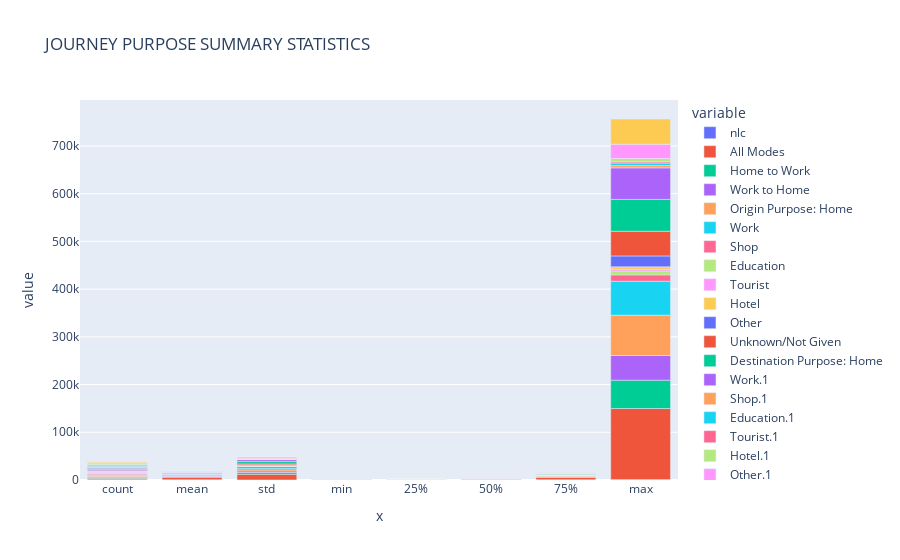

Here is the notebook cell this chart was saved with:
### Code cell
# Assigns the dataset to a variable df and assigns it to a plotly function to chart a graph
df = NBT_entry_jp.describe()
fig = px.bar(df, y = list(NBT_entry_jp.describe().columns), x = list(NBT_entry_jp.describe().index), title = 'JOURNEY PURPOSE SUMMARY STATISTICS')
fig.show()

### Figure 1 — Plotly figure (JSON) as saved in the notebook; plotly's stock layout.template omitted (floating-point values rounded to 4 significant figures)
{"data": [{"alignmentgroup": "True", "hovertemplate": "variable=nlc<br>x=%{x}<br>value=%{y}<extra></extra>", "legendgroup": "nlc", "marker": {"color": "#636efa", "pattern": {"shape": ""}}, "name": "nlc", "offsetgroup": "nlc", "orientation": "v", "showlegend": true, "textposition": "auto", "type": "bar", "x": ["count", "mean", "std", "min", "25%", "50%", "75%", "max"], "xaxis": "x", "y": [1869, 644.2, 85.04, 500, 571, 641, 716, 884], "yaxis": "y"}, {"alignmentgroup": "True", "hovertemplate": "variable=All Modes<br>x=%{x}<br>value=%{y}<extra></extra>", "legendgroup": "All Modes", "marker": {"color": "#EF553B", "pattern": {"shape": ""}}, "name": "All Modes", "offsetgroup": "All Modes", "orientation": "v", "showlegend": true, "textposition": "auto", "type": "bar", "x": ["count", "mean", "std", "min", "25%", "50%", "75%", "max"], "xaxis": "x", "y": [1869, 5220.0, 12000.0, 0, 466, 1584, 4919, 148889], "yaxis": "y"}, {"alignmentgroup": "True", "hovertemplate": "variable=Home to Work<br>x=%{x}<br>value=%{y}<extra></extra>", "legendgroup": "Home to Work", "marker": {"color": "#00cc96", "pattern": {"shape": ""}}, "name": "Home to Work", "offsetgroup": "Home to Work", "orientation": "v", "showlegend": true, "textposition": "auto", "type": "bar", "x": ["count", "mean", "std", "min", "25%", "50%", "75%", "max"], "xaxis": "x", "y": [1869, 1265.0, 3564.0, 0, 4, 107, 1048, 59452], "yaxis": "y"}, {"alignmentgroup": "True", "hovertemplate": "variable=Work to Home<br>x=%{x}<br>value=%{y}<extra></extra>", "legendgroup": "Work to Home", "marker": {"color": "#ab63fa", "pattern": {"shape": ""}}, "name": "Work to Home", "offsetgroup": "Work to Home", "orientation": "v", "showlegend": true, "textposition": "auto", "type": "bar", "x": ["count", "mean", "std", "min", "25%", "50%", "75%", "max"], "xaxis": "x", "y": [1869, 1069.0, 3251.0, 0, 6, 117, 649, 51687], "yaxis": "y"}, {"alignmentgroup": "True", "hovertemplate": "variable=Origin Purpose: Home<br>x=%{x}<br>value=%{y}<extra></extra>", "legendgroup": "Origin Purpose: Home", "marker": {"color": "#FFA15A", "pattern": {"shape": ""}}, "name": "Origin Purpose: Home", "offsetgroup": "Origin Purpose: Home", "orientation": "v", "showlegend": true, "textposition": "auto", "type": "bar", "x": ["count", "mean", "std", "min", "25%", "50%", "75%", "max"], "xaxis": "x", "y": [1869, 1964.0, 4931.0, 0, 29, 403, 1911, 84400], "yaxis": "y"}, {"alignmentgroup": "True", "hovertemplate": "variable=Work<br>x=%{x}<br>value=%{y}<extra></extra>", "legendgroup": "Work", "marker": {"color": "#19d3f3", "pattern": {"shape": ""}}, "name": "Work", "offsetgroup": "Work", "orientation": "v", "showlegend": true, "textposition": "auto", "type": "bar", "x": ["count", "mean", "std", "min", "25%", "50%", "75%", "max"], "xaxis": "x", "y": [1869, 1499.0, 4436.0, 0, 17, 206, 1003, 71314], "yaxis": "y"}, {"alignmentgroup": "True", "hovertemplate": "variable=Shop<br>x=%{x}<br>value=%{y}<extra></extra>", "legendgroup": "Shop", "marker": {"color": "#FF6692", "pattern": {"shape": ""}}, "name": "Shop", "offsetgroup": "Shop", "orientation": "v", "showlegend": true, "textposition": "auto", "type": "bar", "x": ["count", "mean", "std", "min", "25%", "50%", "75%", "max"], "xaxis": "x", "y": [1869, 108.5, 627.2, 0, 0, 0, 28, 13218], "yaxis": "y"}, {"alignmentgroup": "True", "hovertemplate": "variable=Education<br>x=%{x}<br>value=%{y}<extra></extra>", "legendgroup": "Education", "marker": {"color": "#B6E880", "pattern": {"shape": ""}}, "name": "Education", "offsetgroup": "Education", "orientation": "v", "showlegend": true, "textposition": "auto", "type": "bar", "x": ["count", "mean", "std", "min", "25%", "50%", "75%", "max"], "xaxis": "x", "y": [1869, 210.1, 654.8, 0, 0, 20, 124, 8338], "yaxis": "y"}, {"alignmentgroup": "True", "hovertemplate": "variable=Tourist<br>x=%{x}<br>value=%{y}<extra></extra>", "legendgroup": "Tourist", "marker": {"color": "#FF97FF", "pattern": {"shape": ""}}, "name": "Tourist", "offsetgroup": "Tourist", "orientation": "v", "showlegend": true, "textposition": "auto", "type": "bar", "x": ["count", "mean", "std", "min", "25%", "50%", "75%", "max"], "xaxis": "x", "y": [1869, 40.21, 179.7, 0, 0, 0, 0, 3245], "yaxis": "y"}, {"alignmentgroup": "True", "hovertemplate": "variable=Hotel<br>x=%{x}<br>value=%{y}<extra></extra>", "legendgroup": "Hotel", "marker": {"color": "#FECB52", "pattern": {"shape": ""}}, "name": "Hotel", "offsetgroup": "Hotel", "orientation": "v", "showlegend": true, "textposition": "auto", "type": "bar", "x": ["count", "mean", "std", "min", "25%", "50%", "75%", "max"], "xaxis": "x", "y": [1869, 94.68, 330.8, 0, 0, 0, 50, 5368], "yaxis": "y"}, {"alignmentgroup": "True", "hovertemplate": "variable=Other<br>x=%{x}<br>value=%{y}<extra></extra>", "legendgroup": "Other", "marker": {"color": "#636efa", "pattern": {"shape": ""}}, "name": "Other", "offsetgroup": "Other", "orientation": "v", "showlegend": true, "textposition": "auto", "type": "bar", "x": ["count", "mean", "std", "min", "25%", "50%", "75%", "max"], "xaxis": "x", "y": [1869, 547.8, 1519.0, 0, 11, 100, 400, 22810], "yaxis": "y"}, {"alignmentgroup": "True", "hovertemplate": "variable=Unknown/Not Given<br>x=%{x}<br>value=%{y}<extra></extra>", "legendgroup": "Unknown/Not Given", "marker": {"color": "#EF553B", "pattern": {"shape": ""}}, "name": "Unknown/Not Given", "offsetgroup": "Unknown/Not Given", "orientation": "v", "showlegend": true, "textposition": "auto", "type": "bar", "x": ["count", "mean", "std", "min", "25%", "50%", "75%", "max"], "xaxis": "x", "y": [1869, 755.6, 2170.0, 0, 42, 181, 610, 51746], "yaxis": "y"}, {"alignmentgroup": "True", "hovertemplate": "variable=Destination Purpose: Home<br>x=%{x}<br>value=%{y}<extra></extra>", "legendgroup": "Destination Purpose: Home", "marker": {"color": "#00cc96", "pattern": {"shape": ""}}, "name": "Destination Purpose: Home", "offsetgroup": "Destination Purpose: Home", "orientation": "v", "showlegend": true, "textposition": "auto", "type": "bar", "x": ["count", "mean", "std", "min", "25%", "50%", "75%", "max"], "xaxis": "x", "y": [1869, 1712.0, 4837.0, 0, 28, 255, 1158, 66634], "yaxis": "y"}, {"alignmentgroup": "True", "hovertemplate": "variable=Work.1<br>x=%{x}<br>value=%{y}<extra></extra>", "legendgroup": "Work.1", "marker": {"color": "#ab63fa", "pattern": {"shape": ""}}, "name": "Work.1", "offsetgroup": "Work.1", "orientation": "v", "showlegend": true, "textposition": "auto", "type": "bar", "x": ["count", "mean", "std", "min", "25%", "50%", "75%", "max"], "xaxis": "x", "y": [1869, 1567.0, 4088.0, 0, 11, 199, 1480, 66151], "yaxis": "y"}, {"alignmentgroup": "True", "hovertemplate": "variable=Shop.1<br>x=%{x}<br>value=%{y}<extra></extra>", "legendgroup": "Shop.1", "marker": {"color": "#FFA15A", "pattern": {"shape": ""}}, "name": "Shop.1", "offsetgroup": "Shop.1", "orientation": "v", "showlegend": true, "textposition": "auto", "type": "bar", "x": ["count", "mean", "std", "min", "25%", "50%", "75%", "max"], "xaxis": "x", "y": [1869, 137.6, 357.7, 0, 0, 8, 114, 4804], "yaxis": "y"}, {"alignmentgroup": "True", "hovertemplate": "variable=Education.1<br>x=%{x}<br>value=%{y}<extra></extra>", "legendgroup": "Education.1", "marker": {"color": "#19d3f3", "pattern": {"shape": ""}}, "name": "Education.1", "offsetgroup": "Education.1", "orientation": "v", "showlegend": true, "textposition": "auto", "type": "bar", "x": ["count", "mean", "std", "min", "25%", "50%", "75%", "max"], "xaxis": "x", "y": [1869, 186.1, 426.2, 0, 0, 28, 197, 5303], "yaxis": "y"}, {"alignmentgroup": "True", "hovertemplate": "variable=Tourist.1<br>x=%{x}<br>value=%{y}<extra></extra>", "legendgroup": "Tourist.1", "marker": {"color": "#FF6692", "pattern": {"shape": ""}}, "name": "Tourist.1", "offsetgroup": "Tourist.1", "orientation": "v", "showlegend": true, "textposition": "auto", "type": "bar", "x": ["count", "mean", "std", "min", "25%", "50%", "75%", "max"], "xaxis": "x", "y": [1869, 53.25, 180.4, 0, 0, 0, 27, 2518], "yaxis": "y"}, {"alignmentgroup": "True", "hovertemplate": "variable=Hotel.1<br>x=%{x}<br>value=%{y}<extra></extra>", "legendgroup": "Hotel.1", "marker": {"color": "#B6E880", "pattern": {"shape": ""}}, "name": "Hotel.1", "offsetgroup": "Hotel.1", "orientation": "v", "showlegend": true, "textposition": "auto", "type": "bar", "x": ["count", "mean", "std", "min", "25%", "50%", "75%", "max"], "xaxis": "x", "y": [1869, 96.25, 369.4, 0, 0, 0, 42, 6985], "yaxis": "y"}, {"alignmentgroup": "True", "hovertemplate": "variable=Other.1<br>x=%{x}<br>value=%{y}<extra></extra>", "legendgroup": "Other.1", "marker": {"color": "#FF97FF", "pattern": {"shape": ""}}, "name": "Other.1", "offsetgroup": "Other.1", "orientation": "v", "showlegend": true, "textposition": "auto", "type": "bar", "x": ["count", "mean", "std", "min", "25%", "50%", "75%", "max"], "xaxis": "x", "y": [1869, 677.1, 1693.0, 0, 7, 166, 612, 29944], "yaxis": "y"}, {"alignmentgroup": "True", "hovertemplate": "variable=Unkown/Not Given<br>x=%{x}<br>value=%{y}<extra></extra>", "legendgroup": "Unkown/Not Given", "marker": {"color": "#FECB52", "pattern": {"shape": ""}}, "name": "Unkown/Not Given", "offsetgroup": "Unkown/Not Given", "orientation": "v", "showlegend": true, "textposition": "auto", "type": "bar", "x": ["count", "mean", "std", "min", "25%", "50%", "75%", "max"], "xaxis": "x", "y": [1869, 790.9, 2258.0, 0, 53, 190, 641, 52855], "yaxis": "y"}], "layout": {"barmode": "relative", "legend": {"title": {"text": "variable"}, "tracegroupgap": 0}, "title": {"text": "JOURNEY PURPOSE SUMMARY STATISTICS"}, "xaxis": {"anchor": "y", "domain": [0, 1], "title": {"text": "x"}}, "yaxis": {"anchor": "x", "domain": [0, 1], "title": {"text": "value"}}}}
